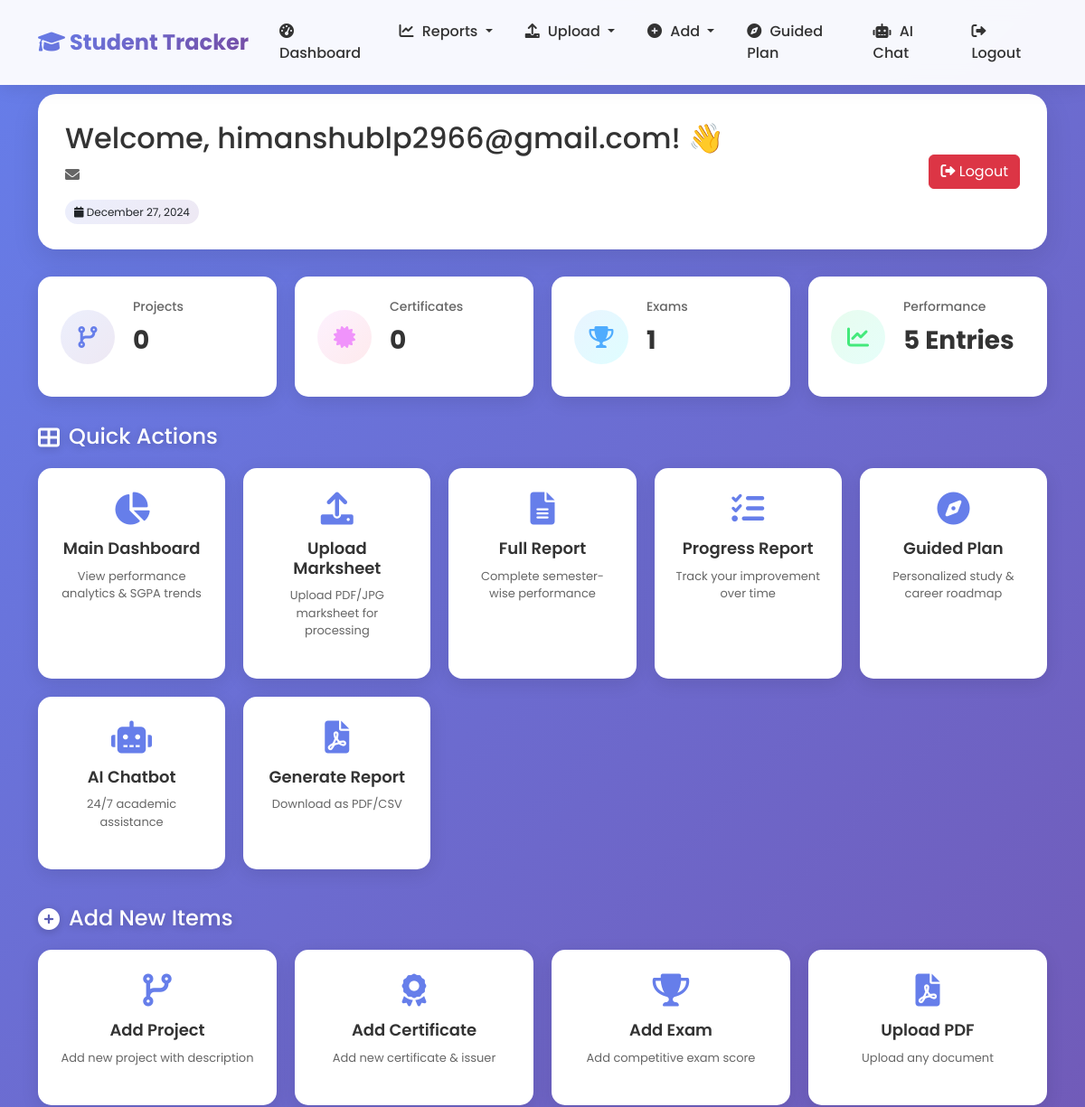
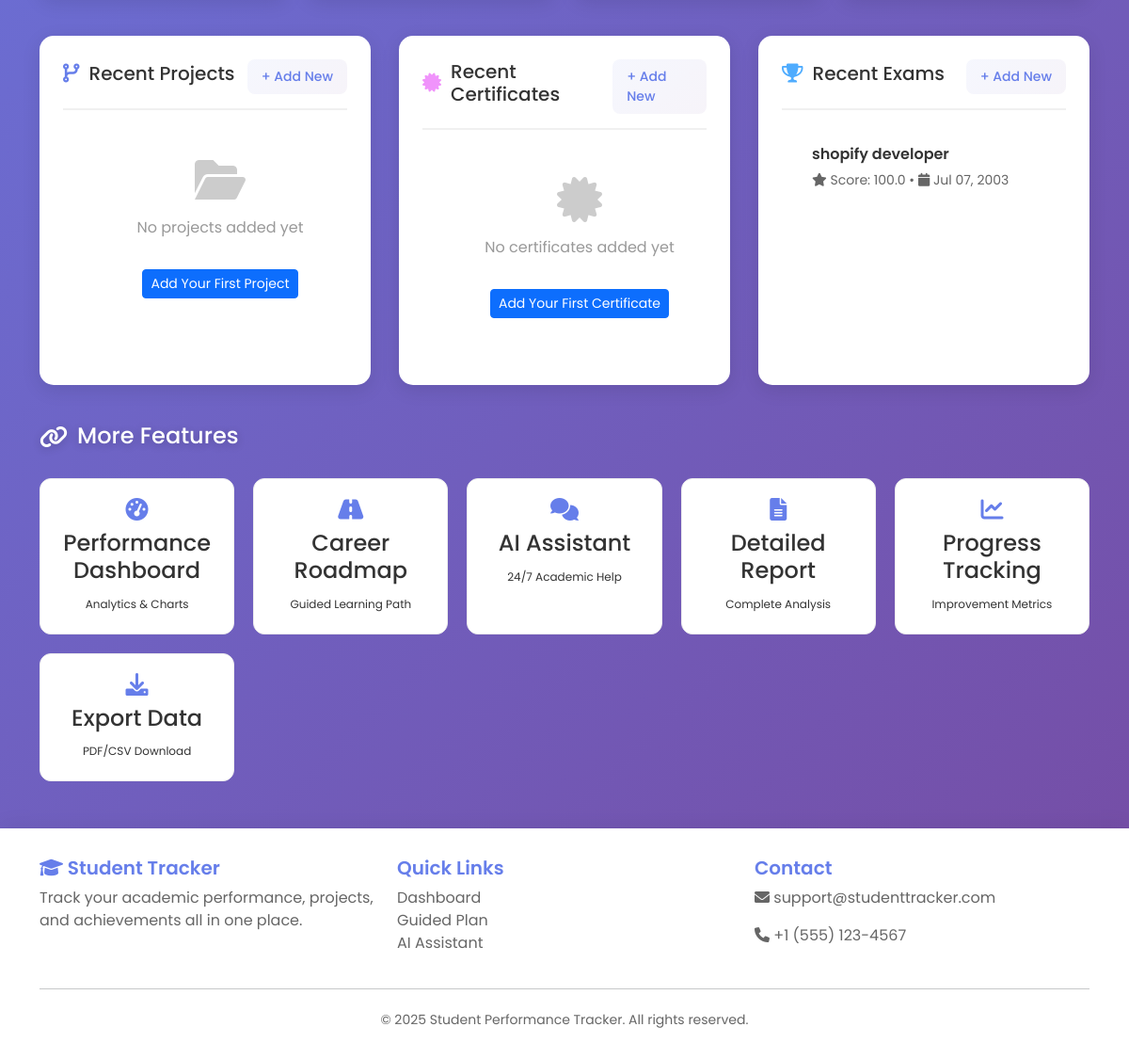
/student_dashboard/ (signed in), run on the app's committed database (2 pictures, top to bottom).
### performance/models.py (models this page shows, shortened)
class CompetitiveExam(models.Model):
    user = models.ForeignKey(User, on_delete=models.CASCADE)
    exam_name = models.CharField(max_length=200)
    score = models.CharField(max_length=100)
    date_taken = models.DateField()

### performance/views.py (the view)
# urls.py: path('student_dashboard/', views.student_dashboard, name='student_dashboard'),
@login_required
def student_dashboard(request):
    certificates = Certificate.objects.filter(user=request.user)
    projects = Project.objects.filter(user=request.user)
    competitive_exams = CompetitiveExam.objects.filter(user=request.user)
    performances = Performance.objects.filter(user=request.user)[:5]
    context = {
        'certificates': certificates,
        'projects': projects,
        'competitive_exams': competitive_exams,
        'performances': performances,
        'user': request.user,
    }
    return render(request, 'student_dashboard.html', context)

### performance/templates/student_dashboard.html (shortened to what this page needs)
{% extends 'base.html' %}
{% load static %}
{% block content %}
<div class="dashboard-container">
    <div class="welcome-card">
        <div class="welcome-text">
            <h1 id="welcomeMessage">Welcome, {{ user.username }}! 👋</h1>
            <p><i class="fas fa-envelope"></i> {{ user.email }}</p>
            <span class="date-badge">
                <i class="fas fa-calendar"></i> {{ user.date_joined|date:"F d, Y" }}
            </span>
        </div>
        <div>
            <a href="{% url 'logout' %}" class="btn btn-danger">
                <i class="fas fa-sign-out-alt"></i> Logout
            </a>
        </div>
    </div>
    <div class="stats-grid">
        <div class="stat-card">
            <div class="stat-icon" style="background: linear-gradient(135deg, #667eea20, #764ba220);">
                <i class="fas fa-code-branch" style="color: #667eea;"></i>
            </div>
            <div class="stat-info">
                <h3>Projects</h3>
                <p>{{ projects|length|default:"0" }}</p>
            </div>
        </div>
        <div class="stat-card">
            <div class="stat-icon" style="background: linear-gradient(135deg, #f093fb20, #f5576c20);">
                <i class="fas fa-certificate" style="color: #f093fb;"></i>
            </div>
            <div class="stat-info">
                <h3>Certificates</h3>
                <p>{{ certificates|length|default:"0" }}</p>
            </div>
        </div>
        <div class="stat-card">
            <div class="stat-icon" style="background: linear-gradient(135deg, #4facfe20, #00f2fe20);">
                <i class="fas fa-trophy" style="color: #4facfe;"></i>
            </div>
            <div class="stat-info">
                <h3>Exams</h3>
                <p>{{ competitive_exams|length|default:"0" }}</p>
            </div>
        </div>
        <div class="stat-card">
            <div class="stat-icon" style="background: linear-gradient(135deg, #43e97b20, #38f9d720);">
                <i class="fas fa-chart-line" style="color: #43e97b;"></i>
            </div>
            <div class="stat-info">
                <h3>Performance</h3>
                <p>{{ performances|length|default:"0" }} Entries</p>
            </div>
        </div>
    </div>
    <h2 class="section-title">
        <i class="fas fa-th-large"></i>
        Quick Actions
    </h2>
    <div class="actions-grid">
        <a href="{% url 'dashboard' %}" class="action-btn">
            <i class="fas fa-chart-pie"></i>
            <h4>Main Dashboard</h4>
            <p>View performance analytics & SGPA trends</p>
        </a>
        <a href="{% url 'upload_marksheet' %}" class="action-btn">
            <i class="fas fa-upload"></i>
            <h4>Upload Marksheet</h4>
            <p>Upload PDF/JPG marksheet for processing</p>
        </a>
        <a href="{% url 'view_full_report' %}" class="action-btn">
            <i class="fas fa-file-alt"></i>
            <h4>Full Report</h4>
            <p>Complete semester-wise performance</p>
        </a>
        <a href="{% url 'progress_report' %}" class="action-btn">
            <i class="fas fa-tasks"></i>
            <h4>Progress Report</h4>
            <p>Track your improvement over time</p>
        </a>
        <a href="{% url 'guided_plan' %}" class="action-btn">
            <i class="fas fa-compass"></i>
            <h4>Guided Plan</h4>
            <p>Personalized study & career roadmap</p>
        </a>
        <a href="{% url 'chat_ui' %}" class="action-btn">
            <i class="fas fa-robot"></i>
            <h4>AI Chatbot</h4>
            <p>24/7 academic assistance</p>
        </a>
        <a href="{% url 'generate_report' %}" class="action-btn">
            <i class="fas fa-file-pdf"></i>
            <h4>Generate Report</h4>
            <p>Download as PDF/CSV</p>
        </a>
    </div>
    <h2 class="section-title">
        <i class="fas fa-plus-circle"></i>
        Add New Items
    </h2>
    <div class="actions-grid">
        <a href="{% url 'add_project' %}" class="action-btn">
            <i class="fas fa-code-branch"></i>
            <h4>Add Project</h4>
            <p>Add new project with description</p>
        </a>
        <a href="{% url 'add_certificate' %}" class="action-btn">
            <i class="fas fa-award"></i>
            <h4>Add Certificate</h4>
            <p>Add new certificate & issuer</p>
        </a>
        <a href="{% url 'add_competitive_exam' %}" class="action-btn">
            <i class="fas fa-trophy"></i>
            <h4>Add Exam</h4>
            <p>Add competitive exam score</p>
        </a>
        <a href="{% url 'upload_pdf' %}" class="action-btn">
            <i class="fas fa-file-pdf"></i>
            <h4>Upload PDF</h4>
            <p>Upload any document</p>
        </a>
    </div>
    <div class="content-grid">
        <div class="content-card">
            <div class="card-header">
                <h2><i class="fas fa-code-branch" style="color: #667eea;"></i> Recent Projects</h2>
                <a href="{% url 'add_project' %}" class="view-all">+ Add New</a>
            </div>
            <ul class="item-list">
                {% if projects %}
                    {% for project in projects|slice:":3" %}
                    <li class="item">
                        <div class="item-title">{{ project.title }}</div>
                        <div class="item-detail">
                            <i class="fas fa-calendar"></i> {{ project.date_started|date:"M d, Y" }}
                            {% if project.date_completed %}
                                - {{ project.date_completed|date:"M d, Y" }}
                            {% endif %}
                        </div>
                    </li>
                    {% endfor %}
                {% else %}
                    <li class="no-items">
                        <i class="fas fa-folder-open" style="font-size: 48px; color: #ccc; margin-bottom: 15px;"></i>
                        <p>No projects added yet</p>
                        <a href="{% url 'add_project' %}" class="btn btn-primary btn-sm mt-3">Add Your First Project</a>
                    </li>
                {% endif %}
            </ul>
        </div>
        <div class="content-card">
            <div class="card-header">
                <h2><i class="fas fa-certificate" style="color: #f093fb;"></i> Recent Certificates</h2>
                <a href="{% url 'add_certificate' %}" class="view-all">+ Add New</a>
            </div>
            <ul class="item-list">
                {% if certificates %}
                    {% for cert in certificates|slice:":3" %}
                    <li class="item">
                        <div class="item-title">{{ cert.name }}</div>
                        <div class="item-detail">
                            <i class="fas fa-building"></i> {{ cert.issued_by }} •
                            <i class="fas fa-calendar"></i> {{ cert.date_issued|date:"M d, Y" }}
                        </div>
                    </li>
                    {% endfor %}
                {% else %}
                    <li class="no-items">
                        <i class="fas fa-certificate" style="font-size: 48px; color: #ccc; margin-bottom: 15px;"></i>
                        <p>No certificates added yet</p>
                        <a href="{% url 'add_certificate' %}" class="btn btn-primary btn-sm mt-3">Add Your First Certificate</a>
                    </li>
                {% endif %}
            </ul>
        </div>
        <div class="content-card">
            <div class="card-header">
                <h2><i class="fas fa-trophy" style="color: #4facfe;"></i> Recent Exams</h2>
                <a href="{% url 'add_competitive_exam' %}" class="view-all">+ Add New</a>
            </div>
            <ul class="item-list">
                {% if competitive_exams %}
                    {% for exam in competitive_exams|slice:":3" %}
                    <li class="item">
                        <div class="item-title">{{ exam.exam_name }}</div>
                        <div class="item-detail">
                            <i class="fas fa-star"></i> Score: {{ exam.score }} •
                            <i class="fas fa-calendar"></i> {{ exam.date_taken|date:"M d, Y" }}
                        </div>
                    </li>
                    {% endfor %}
                {% else %}
                    <li class="no-items">
                        <i class="fas fa-trophy" style="font-size: 48px; color: #ccc; margin-bottom: 15px;"></i>
                        <p>No exams added yet</p>
                        <a href="{% url 'add_competitive_exam' %}" class="btn btn-primary btn-sm mt-3">Add Your First Exam</a>
                    </li>
                {% endif %}
            </ul>
        </div>
    </div>
    <h2 class="section-title">
        <i class="fas fa-link"></i>
        More Features
    </h2>
    <div class="quick-actions">
        <a href="{% url 'dashboard' %}" class="quick-btn">
            <i class="fas fa-tachometer-alt"></i>
            <h4>Performance Dashboard</h4>
            <span style="font-size: 12px;">Analytics & Charts</span>
        </a>
        <a href="{% url 'guided_plan' %}" class="quick-btn">
            <i class="fas fa-road"></i>
            <h4>Career Roadmap</h4>
            <span style="font-size: 12px;">Guided Learning Path</span>
        </a>
        <a href="{% url 'chat_ui' %}" class="quick-btn">
            <i class="fas fa-comments"></i>
            <h4>AI Assistant</h4>
            <span style="font-size: 12px;">24/7 Academic Help</span>
        </a>
        <a href="{% url 'view_full_report' %}" class="quick-btn">
            <i class="fas fa-file-alt"></i>
            <h4>Detailed Report</h4>
            <span style="font-size: 12px;">Complete Analysis</span>
        </a>
        <a href="{% url 'progress_report' %}" class="quick-btn">
            <i class="fas fa-chart-line"></i>
            <h4>Progress Tracking</h4>
            <span style="font-size: 12px;">Improvement Metrics</span>
        </a>
        <a href="{% url 'generate_report' %}" class="quick-btn">
            <i class="fas fa-download"></i>
            <h4>Export Data</h4>
            <span style="font-size: 12px;">PDF/CSV Download</span>
        </a>
    </div>
</div>
{% endblock %}

### performance/templates/base.html (style rules this page uses)
* { margin: 0; padding: 0; box-sizing: border-box; }
body { font-family: 'Poppins', sans-serif; background: linear-gradient(135deg, #667eea 0%, #764ba2 100%); min-height: 100vh; padding-top: 80px; }

### performance/templates/student_dashboard.html (style rules this page uses)
.dashboard-container { max-width: 1400px; margin: 0 auto; }
.welcome-card { background: white; padding: 30px; border-radius: 20px; margin-bottom: 30px; box-shadow: 0 10px 30px rgba(0,0,0,0.1); display: flex; justify-content: space-between; align-items: center; animation: slideIn 0.5s ease; }
.welcome-text h1 { color: #333; font-size: 32px; margin-bottom: 10px; }
.welcome-text p { color: #666; font-size: 16px; }
.stats-grid { display: grid; grid-template-columns: repeat(auto-fit, minmax(250px, 1fr)); gap: 20px; margin-bottom: 30px; }
.stat-card { background: white; padding: 25px; border-radius: 15px; box-shadow: 0 5px 20px rgba(0,0,0,0.1); display: flex; align-items: center; gap: 20px; transition: all 0.3s; }
.stat-icon { width: 60px; height: 60px; border-radius: 50%; display: flex; align-items: center; justify-content: center; font-size: 24px; }
.stat-info h3 { color: #666; font-size: 14px; font-weight: 500; }
.stat-info p { color: #333; font-size: 28px; font-weight: 700; }
.section-title { color: white; margin-bottom: 20px; font-size: 24px; display: flex; align-items: center; gap: 10px; text-shadow: 0 2px 10px rgba(0,0,0,0.2); }
.actions-grid { display: grid; grid-template-columns: repeat(auto-fit, minmax(200px, 1fr)); gap: 20px; margin-bottom: 40px; }
.action-btn { background: white; padding: 25px 20px; border-radius: 15px; text-decoration: none; color: #333; text-align: center; transition: all 0.3s; box-shadow: 0 5px 20px rgba(0,0,0,0.1); border: 2px solid transparent; }
.action-btn i { font-size: 36px; color: #667eea; margin-bottom: 15px; }
.action-btn h4 { margin-bottom: 10px; font-size: 18px; font-weight: 600; }
.action-btn p { color: #666; font-size: 13px; }
.content-grid { display: grid; grid-template-columns: repeat(auto-fit, minmax(350px, 1fr)); gap: 30px; margin-bottom: 40px; }
.content-card { background: white; padding: 25px; border-radius: 15px; box-shadow: 0 5px 20px rgba(0,0,0,0.1); }
.card-header { display: flex; justify-content: space-between; align-items: center; margin-bottom: 20px; padding-bottom: 15px; border-bottom: 2px solid #f0f0f0; }
.card-header h2 { color: #333; font-size: 20px; display: flex; align-items: center; gap: 10px; }
.view-all { color: #667eea; text-decoration: none; font-size: 14px; font-weight: 500; padding: 8px 15px; border-radius: 8px; background: linear-gradient(135deg, #667eea10, #764ba210); transition: all 0.3s; }
.item-list { list-style: none; }
.item { padding: 15px 0; border-bottom: 1px solid #f0f0f0; }
.item:last-child { border-bottom: none; }
.item-title { font-weight: 600; color: #333; margin-bottom: 5px; }
.item-detail { color: #666; font-size: 14px; }
.no-items { color: #999; text-align: center; padding: 30px; }
.quick-actions { display: grid; grid-template-columns: repeat(auto-fit, minmax(200px, 1fr)); gap: 20px; margin-top: 30px; }
.quick-btn { background: white; padding: 20px; border-radius: 12px; text-decoration: none; color: #333; text-align: center; transition: all 0.3s; border: 1px solid #eee; }
.quick-btn i { font-size: 24px; color: #667eea; margin-bottom: 10px; transition: all 0.3s; }
.date-badge { background: linear-gradient(135deg, #667eea20, #764ba220); padding: 5px 10px; border-radius: 20px; font-size: 12px; }

### data on the page
CompetitiveExam: exam_name "shopify developer", score "100.0", date_taken "Jul 07, 2003"

### other printed values
{{ user.username }} "himanshublp2966@gmail.com"
{{ user.date_joined|date:"F d, Y" }} "December 27, 2024"
{{ projects|length|default:"0" }} "0"
{{ certificates|length|default:"0" }} "0"
{{ competitive_exams|length|default:"0" }} "1"
{{ performances|length|default:"0" }} "5"
